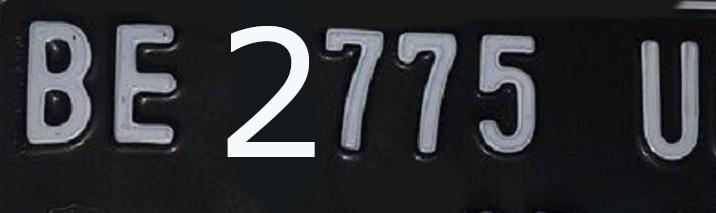
#> input picture UTS/dummy (1)/dummy/BE2775U_png.rf.1154baadf3d47887a53660553b91c183.jpg, 716 x 213 px, found by its file name
$ jupyter execute UTS_03_3A_Achmad_Rachmandika_Rizky_Pratama.ipynb
#> lines starting #> are read from the running program, lines starting #| are printed output that depends on the picture; long printed decimals are rounded
1. Pilih 5 citra plat nomor untuk setiap anggota kelompok dari dataset yang telah disediakan.
2. Lakukan segmentasi pada citra plat nomor untuk memperjelas karakter pada plat nomor.
3. Anda dapat menggunakan algortima K-Means seperti yang telah dijelaskan pada praktikum sebelumnya atau menggunakan algoritma klasterisasi yang lain.
4. Anda diperkenankan untuk melakukan pra pengolahan data (preprocessing) pada citra seperti,
- Merubah color space
- Reduksi dimensi
- dsb
5. Tampilkan perbandingan citra antara sebelum dan sesudah di segmentasi

[cell 1]
import numpy as np
import cv2
import matplotlib.pyplot as plt
from google.colab.patches import cv2_imshow # path cv2.imshow di google colab

[cell 2]
from google.colab import drive
drive.mount('/content/drive')

[cell 3]
img = cv2.imread('/content/drive/MyDrive/Kuliah Semester 5/Machine Learning/UTS/dummy (1)/dummy/BE2775U_png.rf.1154baadf3d47887a53660553b91c183.jpg')
#> img is the input picture: shape (213, 716, 3); mean B, G, R 51.9, 48.6, 46.8

cv2_imshow(img)

[cell 4]
plt.imshow(img)

[cell 5]
img2 = cv2.cvtColor(img, cv2.COLOR_BGR2RGB)

[cell 6]
plt.imshow(img2)

[cell 7]
img.shape
#> Out = (213, 716, 3)

[cell 8]
h, w, ch= img.shape
#> h = 213; w = 716; ch = 3
print(h)
#| 213
print(w)
#| 716
print(ch)
#| 3

[cell 9]
data = img / 255.0
data = data.reshape(h * w, ch)
data.shape
#> Out = (152508, 3)

[cell 10]
def plot_pixels(data, title, colors=None, N=10000):
#> called with data = array of shape (152508, 3), N = 10000
    if colors is None:
        colors = data

    # choose a random subset
    rng = np.random.RandomState(0)
    i = rng.permutation(data.shape[0])[:N]
    colors = colors[i]
    R, G, B = data[i].T
#> R = 10000 values, max 1 at index 180, min 0.0118 at index 458, mean 0.207; G = 10000 values, max 1 at index 388, min 0 at index 1011, mean 0.194; B = 10000 values, max 0.996 at index 1262, min 0 at index 1011, mean 0.187

    fig, ax = plt.subplots(1, 2, figsize=(8, 4))
    ax[0].scatter(R, G, color=colors, marker='.')
    ax[0].set(xlabel='Red', ylabel='Green', xlim=(0, 1), ylim=(0, 1))

    ax[1].scatter(R, B, color=colors, marker='.')
    ax[1].set(xlabel='Red', ylabel='Blue', xlim=(0, 1), ylim=(0, 1))

    fig.suptitle(title, size=14)

[cell 11]
plot_pixels(data, title='Input color space: 16 million possible colors')
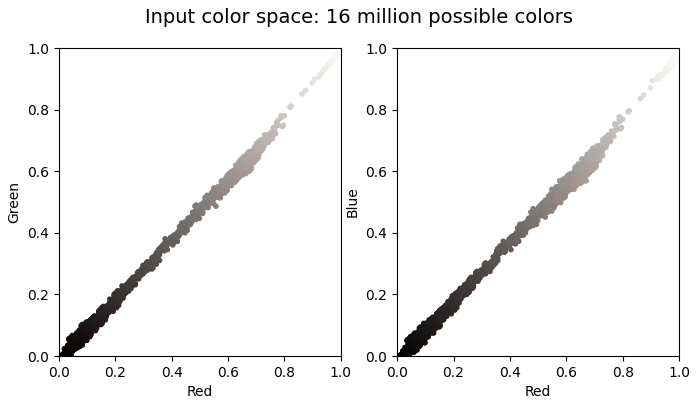
#> figure drawn by matplotlib, 2 panels

[cell 12]
import warnings; warnings.simplefilter('ignore')  # Fix NumPy issues.

from sklearn.cluster import MiniBatchKMeans
kmeans = MiniBatchKMeans(16)
kmeans.fit(data)
new_colors = kmeans.cluster_centers_[kmeans.predict(data)]

plot_pixels(data, colors=new_colors,title="Reduced color space: 16 colors")

[cell 13]
#convert int menjadi float
Z = np.float32(data)

[cell 14]
print(Z.dtype, Z.shape)
#| float32 (152508, 3)

[cell 15]
kriteria = (cv2.TERM_CRITERIA_EPS + cv2.TERM_CRITERIA_MAX_ITER, 100, 1.0)
k=2
ret, label, center = cv2.kmeans(Z,k,None,kriteria,10,cv2.KMEANS_RANDOM_CENTERS)
#> ret = 2397.7; center = [[0.676, 0.644, 0.629], [0.0963, 0.0879, 0.0827]]

[cell 16]
print(label)
#> (printed output is left out)

[cell 17]
print(center)
#| [[0.6756  0.6442 0.629 ]
#|  [0.0963 0.08785 0.08268]]

[cell 18]
segmented_data = center[label.flatten()]
segmented_data

[cell 19]
segmented_image = segmented_data.reshape((img2.shape))
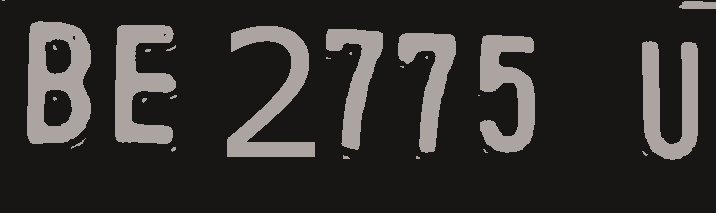
#> segmented_image: shape (213, 716, 3) float32; mean R, G, B 0.203, 0.191, 0.183
segmented_image

[cell 20]
plt.imshow(segmented_image)

[cell 21]
img_recolored = new_colors.reshape(img2.shape)

fig, ax = plt.subplots(1, 2, figsize=(16, 6),
                       subplot_kw=dict(xticks=[], yticks=[]))
fig.subplots_adjust(wspace=0.05)
ax[0].imshow(img)
ax[0].set_title('Original Image', size=16)
ax[1].imshow(segmented_image)
ax[1].set_title('2-color Image', size=16)
#> figure, not shown here; B, G, R data is drawn as R, G, B

[cell 22]
# Daftar path gambar plat
plat_paths = [
    '/content/drive/MyDrive/Kuliah Semester 5/Machine Learning/UTS/dummy (1)/dummy/BM3455A_PNG.rf.f1771f32a53d195647546d4adde981aa.jpg',
    '/content/drive/MyDrive/Kuliah Semester 5/Machine Learning/UTS/dummy (1)/dummy/BG8988A_png.rf.03e24afdce4b368a1212755021c744ea.jpg',
    '/content/drive/MyDrive/Kuliah Semester 5/Machine Learning/UTS/dummy (1)/dummy/17-E-4172-QC-11-18_jpg.rf.242a2fe2326bfdc57b7473d7a998c351.jpg',
    '/content/drive/MyDrive/Kuliah Semester 5/Machine Learning/UTS/dummy (1)/dummy/25-E-2101-PAD-06-21_jpeg.rf.fb688472f5ba9c0c445f9d9330f39508.jpg',
    '/content/drive/MyDrive/Kuliah Semester 5/Machine Learning/UTS/dummy (1)/dummy/35-E-5026-SF-06-18_jpeg.rf.4e7a017518a953610e40e646a6fc1c5a.jpg'
]

[cell 23]
# Fungsi untuk segmentasi gambar
def segment_image(img_path, k=2):
    # Load gambar
#> called with k = 2
    img2 = cv2.imread(img_path)
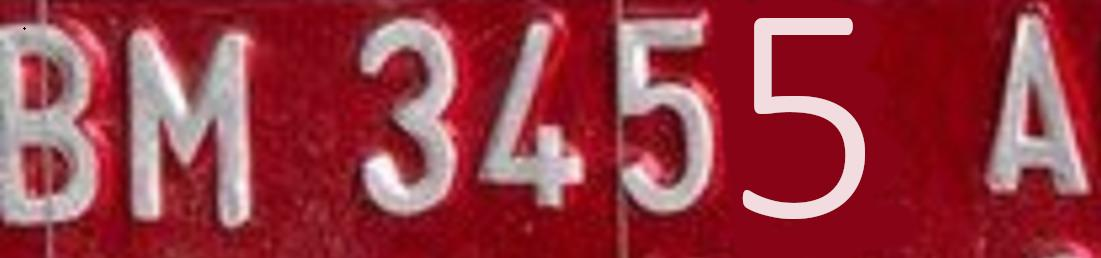
#> input picture UTS/dummy (1)/dummy/BM3455A_PNG.rf.f1771f32a53d195647546d4adde981aa.jpg, 1101 x 258 px, found by its file name
#> img2 is the input picture: shape (258, 1101, 3); mean B, G, R 67.8, 57.3, 151.4
    img3 = cv2.cvtColor(img2, cv2.COLOR_BGR2RGB)
    h, w, ch = img2.shape
#> h = 258; w = 1101; ch = 3
    data = img2 / 255.0
#> data: shape (258, 1101, 3) float64
    data = data.reshape(h * w, ch)

    #proses penggunaan algoritme K-Means untuk segmentasi gambar
    kmeans = MiniBatchKMeans(n_clusters=2, n_init=3)
    kmeans.fit(data)
    new_colors = kmeans.cluster_centers_[kmeans.predict(data)]
    Z = np.float32(data)

    # menentukan nilai k
    kriteria = (cv2.TERM_CRITERIA_EPS + cv2.TERM_CRITERIA_MAX_ITER, 100, 1.0)
    k = 2
    ret, label, center = cv2.kmeans(Z, k, None, kriteria, 10, cv2.KMEANS_RANDOM_CENTERS)
#> ret = 6928.5; center = [[0.117, 0.066, 0.525], [0.682, 0.668, 0.786]]

    #proses segmentasi gambar menggunakan algoritma K-Means.
    segmented_data = center[label.flatten()]
    segmented_image = segmented_data.reshape((img2.shape))
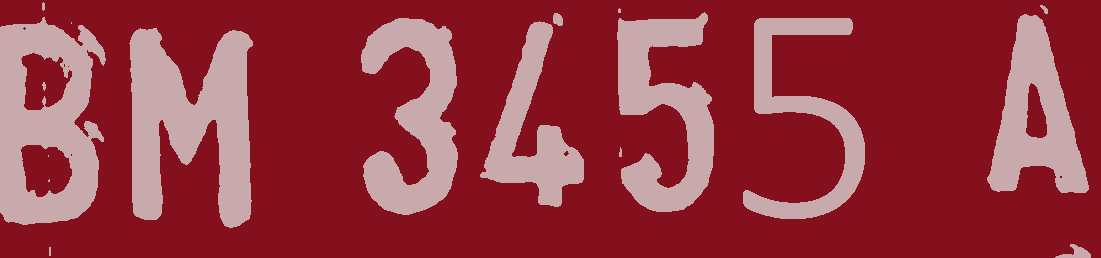
#> segmented_image: shape (258, 1101, 3) float32; mean B, G, R 0.266, 0.225, 0.595

    # Memanggil fungsi plot pixel
    plot_pixels(data, colors=new_colors, title="Reduced color space: 16 colors")

    # Memanggil fungsi img_comparison dengan citra asli dan citra hasil segmentasi
    img_comparison(img2, segmented_image)

[cell 24]
# Fungsi untuk plot piksel
def plot_pixels(data, title, colors=None, N=10000):
#> called with data = array of shape (284058, 3), title = 'Reduced color space: 16 colors', colors = array of shape (284058, 3), N = 10000
    if colors is None:
        colors = data

    # Pilih subset acak
    rng = np.random.RandomState(0)
    i = rng.permutation(data.shape[0])[:N]
    colors = colors[i]
    R, G, B = data[i].T
#> R = 10000 values, max 1 at index 7004, min 0 at index 3378, mean 0.269; G = 10000 values, max 0.984 at index 2198, min 0 at index 39, mean 0.228; B = 10000 values, max 1 at index 208, min 0.0824 at index 3378, mean 0.595

    fig, ax = plt.subplots(1, 2, figsize=(8, 4))
    ax[0].scatter(R, G, color=colors, marker='.')
    ax[0].set(xlabel='Red', ylabel='Green', xlim=(0, 1), ylim=(0, 1))

    ax[1].scatter(R, B, color=colors, marker='.')
    ax[1].set(xlabel='Red', ylabel='Blue', xlim=(0, 1), ylim=(0, 1))

    fig.suptitle(title, size=12)

[cell 25]
# Fungsi untuk membandingkan gambar asli dan gambar yang telah di segmentasi.
def img_comparison(original, new_colors):
    segmented_img = new_colors.reshape(original.shape)
    fig, ax = plt.subplots(1, 2, figsize=(8, 2), subplot_kw=dict(xticks=[], yticks=[]))
    fig.subplots_adjust(wspace=0.05)
    ax[0].imshow(original)
    ax[0].set_title('Original Image', size=12)
    ax[1].imshow(segmented_img)
    ax[1].set_title('2-color Image', size=12)

[cell 26]
# Iterasi melalui gambar-gambar plat nomor dan melakukan segmentasi pada masing-masing
for plat_path in plat_paths:
    segment_image(plat_path)
#> pass 2 of the loop `for plat_path in plat_paths:`:
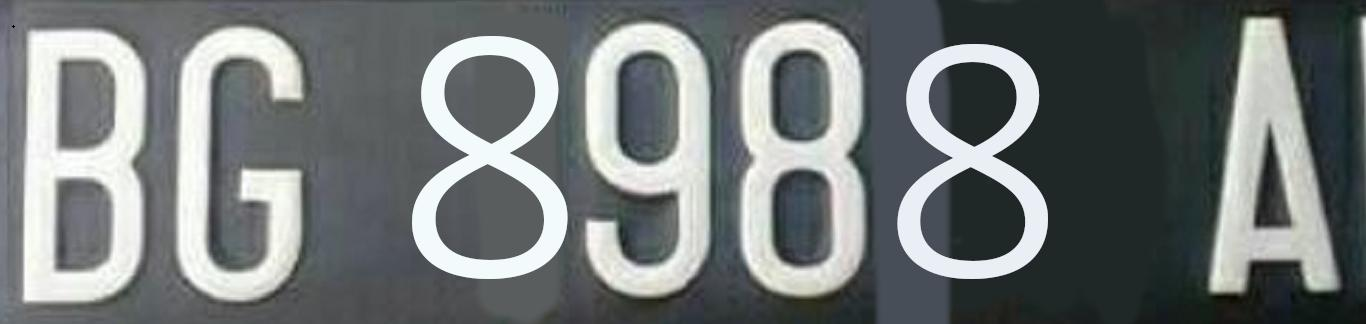
#> input picture UTS/dummy (1)/dummy/BG8988A_png.rf.03e24afdce4b368a1212755021c744ea.jpg, 1366 x 324 px, found by its file name
#> in segment_image, img2 is the input picture: shape (324, 1366, 3); mean B, G, R 118.6, 118.4, 113.3
#> img3: shape (324, 1366, 3)
#> in segment_image (call 2), `ret, label, center = cv2.kmeans(Z, k, None, kriteria, 10, cv2.KMEANS_R..`: ret = 16331.1; center = [[0.881, 0.893, 0.88], [0.303, 0.297, 0.274]]
#> in segment_image (call 2), `segmented_image = segmented_data.reshape((img2.shape))`:
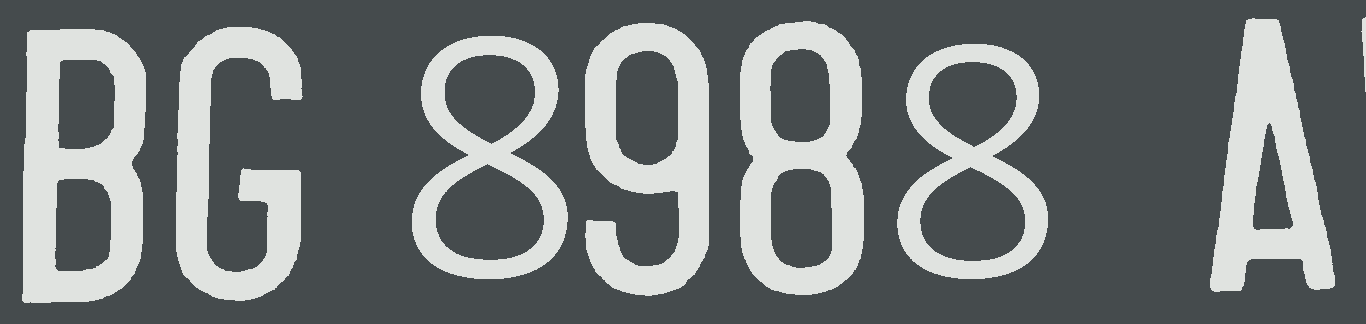
#> segmented_image: shape (324, 1366, 3) float32; mean B, G, R 0.463, 0.463, 0.445
#> pass 3 of the loop `for plat_path in plat_paths:`:
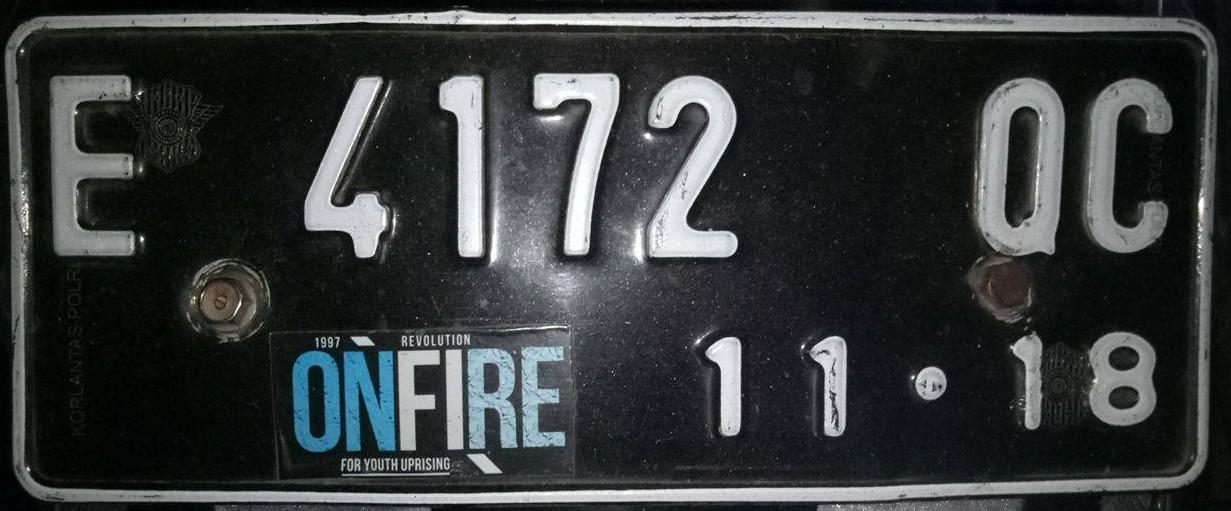
#> input picture UTS/dummy (1)/dummy/17-E-4172-QC-11-18_jpg.rf.242a2fe2326bfdc57b7473d7a998c351.jpg, 1231 x 511 px, found by its file name
#> in segment_image, img2 is the input picture: shape (511, 1231, 3); mean B, G, R 57.7, 57.3, 53.7
#> img3: shape (511, 1231, 3)
#> in segment_image (call 3), `ret, label, center = cv2.kmeans(Z, k, None, kriteria, 10, cv2.KMEANS_R..`: ret = 21795.9; center = [[0.667, 0.654, 0.625], [0.111, 0.112, 0.102]]
#> in segment_image (call 3), `segmented_image = segmented_data.reshape((img2.shape))`:
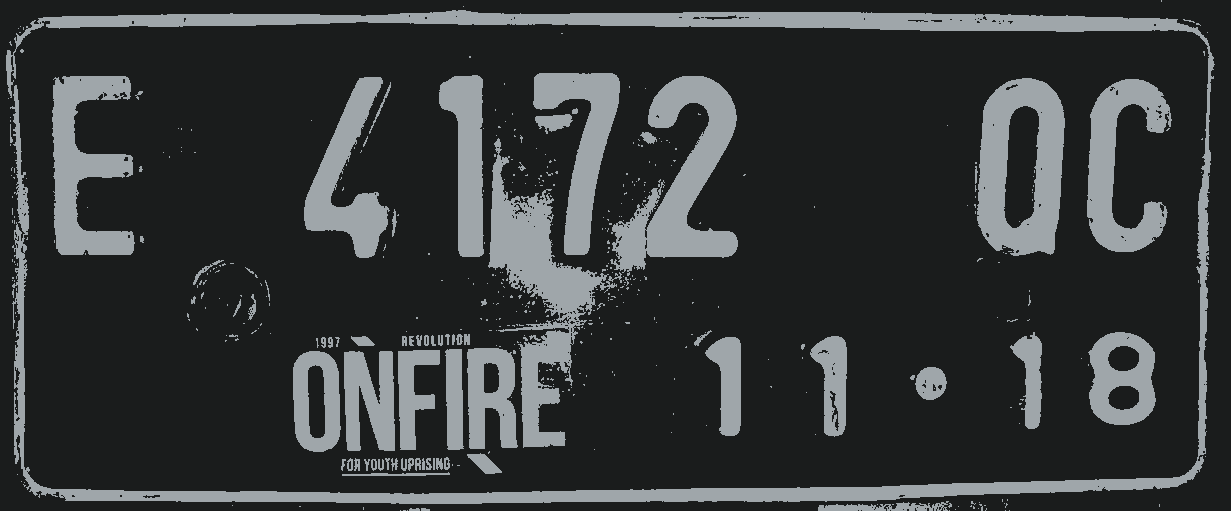
#> segmented_image: shape (511, 1231, 3) float32; mean B, G, R 0.225, 0.223, 0.21
#> the loop made 5 passes; the first 3 are shown
#> figure, not shown here; B, G, R data is drawn as R, G, B
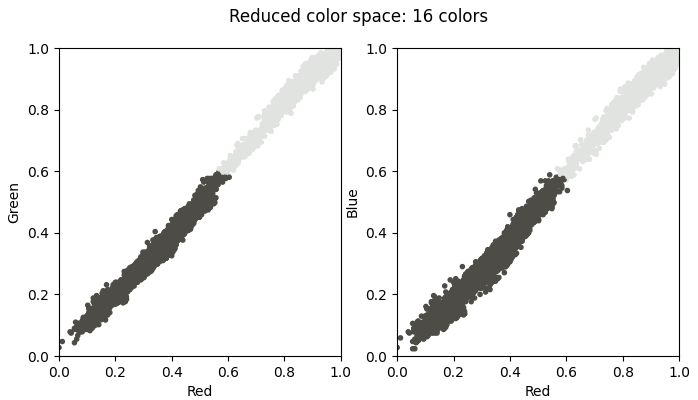
#> figure drawn by matplotlib, 2 panels
#> figure, not shown here; B, G, R data is drawn as R, G, B
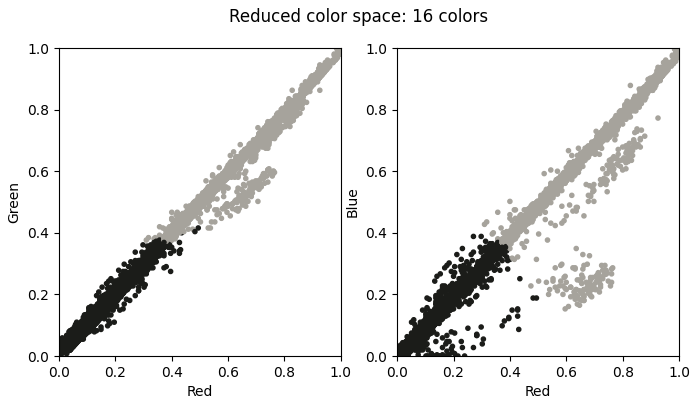
#> figure drawn by matplotlib, 2 panels
#> figure, not shown here; B, G, R data is drawn as R, G, B
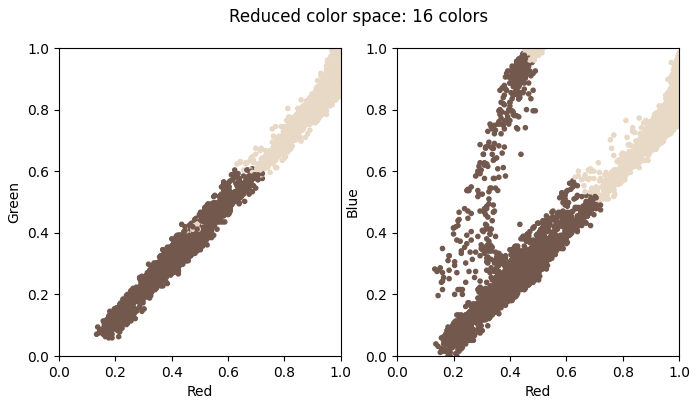
#> figure drawn by matplotlib, 2 panels
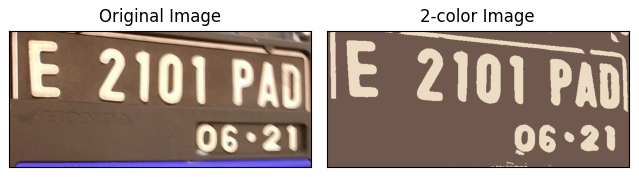
#> figure drawn by matplotlib, 2 panels; B, G, R data is drawn as R, G, B
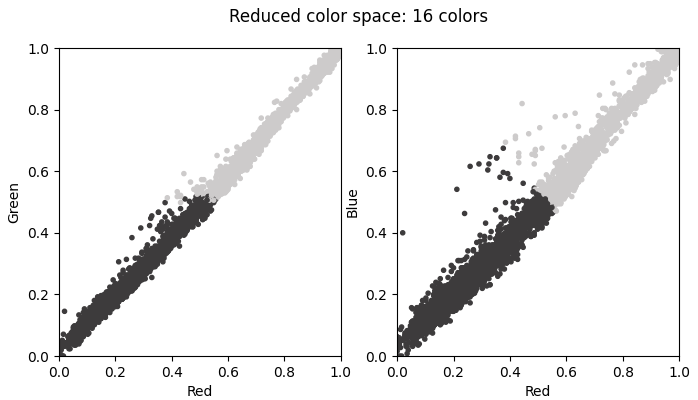
#> figure drawn by matplotlib, 2 panels
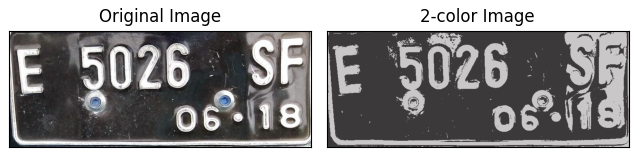
#> figure drawn by matplotlib, 2 panels; B, G, R data is drawn as R, G, B
